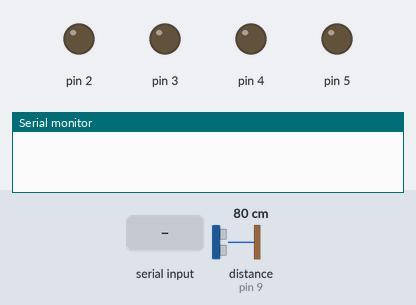
The sketch below on a simulated Arduino Uno, built with avr-gcc and run on an emulated ATmega328P. Parts: output pins drawn as LEDs (lit = HIGH), the last lines printed to the serial monitor. Wiring (inferred from the names in the program): ultrasonic range finder: trigger pin 8; echo pin 9. Inputs (shaded band) come from the test bench; at power-on: distance to the obstacle (sensor on pin 9) 80 cm. The echo pulse lasts 58.3 µs per cm; pins used as bus, display or sensor lines are not drawn.

Above: at 1.2 s.
1.3 s: "*forward#" received over the second serial link
At 2.5 s:
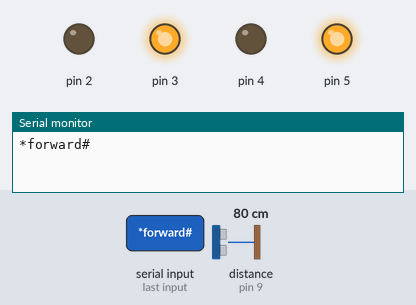
2.8 s: "*back#" received over the second serial link
At 3.7 s:
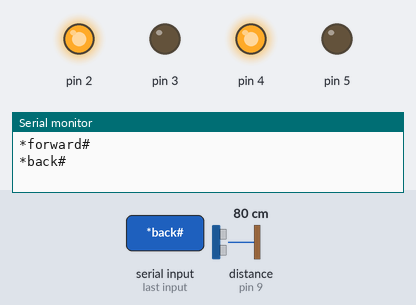
4.3 s: "*left#" received over the second serial link
At 5.0 s:
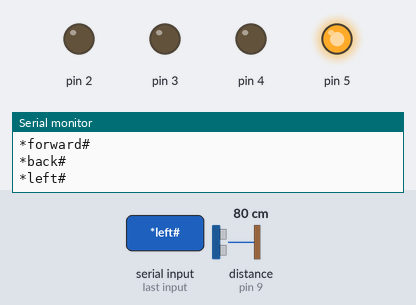
5.8 s: "*right#" received over the second serial link
At 6.5 s:
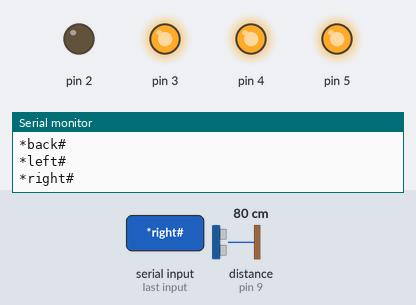
7.4 s: distance to the obstacle (sensor on pin 9) set to 56 cm
8.9 s: distance to the obstacle (sensor on pin 9) set to 46 cm
At 9.9 s:
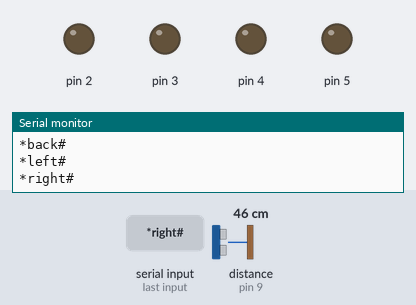
Timing chart, 0 to 11.4 s (numbered marks = the images above; inputs shaded):
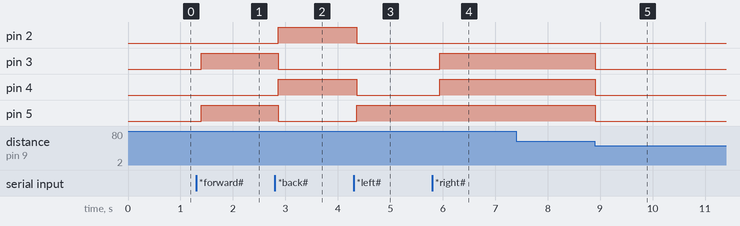

The sketch:

Arduino_Car_Code.ino
```cpp
#include <SoftwareSerial.h>
#define trigPin 8
#define echoPin 9
SoftwareSerial BT(0,1);
String readvoice;

void setup()
{
    BT.begin(9600);
    Serial.begin(9600);
    pinMode(2, OUTPUT);
    pinMode(3, OUTPUT);
    pinMode(4, OUTPUT);
    pinMode(5, OUTPUT);
    pinMode(trigPin, OUTPUT);
    pinMode(echoPin, INPUT);
}

 void loop()
 {
    long duration, distance;
    digitalWrite(trigPin, LOW);
    delayMicroseconds(2);
    digitalWrite(trigPin, HIGH);
    delayMicroseconds(10);
    digitalWrite(trigPin, LOW);

    duration = pulseIn(echoPin, HIGH);
    distance = (duration/2) / 29.;

    if(distance < 50)
    {
      digitalWrite(2, LOW);
      digitalWrite(3, LOW);
      digitalWrite(4, LOW);
      digitalWrite(5, LOW);
      delay(100);
    }
    else
    {
      while (BT.available())
      {
          delay(10);
          char c= BT.read();
          readvoice += c;
      }
      if (readvoice.length() > 0)
      {
         Serial.println(readvoice);

      if(readvoice =="*forward#")
      {
          digitalWrite(2, LOW);
          digitalWrite(3, HIGH);
          digitalWrite(4, LOW);
          digitalWrite(5, HIGH);
          delay(500);
      }
      else if (readvoice == "*back#")
      {
          digitalWrite(2, HIGH);
          digitalWrite(3, LOW);
          digitalWrite(4, HIGH);
          digitalWrite(5, LOW);
          delay(500);
      }
      else if (readvoice == "*left#")
      {
          digitalWrite(2, LOW);
          digitalWrite(3, LOW);
          digitalWrite(4, LOW);
          digitalWrite(5, HIGH);
          delay(1500);
      }
      else if (readvoice == "*right#")
      {
          digitalWrite(2, LOW);
          digitalWrite(3, HIGH);
          digitalWrite(4, HIGH);
          digitalWrite(5, HIGH);
          delay(1500);
      }
      else if (readvoice == "*forward left#")
      {
          digitalWrite (2, LOW);
          digitalWrite (3, LOW);
          digitalWrite (4, LOW);
          digitalWrite (5, HIGH);
          delay (1500);

          digitalWrite(2, LOW);
          digitalWrite(3, HIGH);
          digitalWrite(4, LOW);
          digitalWrite(5, HIGH);
          delay(100);
       }
       else if ( readvoice == "*forward right#")
       {
          digitalWrite (2, LOW);
          digitalWrite (3, HIGH);
          digitalWrite (4, HIGH);
          digitalWrite (5, HIGH);
          delay (1500);

          digitalWrite(2, LOW);
          digitalWrite(3, HIGH);
          digitalWrite(4, LOW);
          digitalWrite(5, HIGH);
          delay(100);
        }
        else if (readvoice == "*stop#")
        {
           digitalWrite(2, LOW);
           digitalWrite(3, LOW);
           digitalWrite(4, LOW);
           digitalWrite(5, LOW);
           delay(100);
        }
        else if ( readvoice == "*back right#")
       {
          digitalWrite (2, LOW);
          digitalWrite (3, HIGH);
          digitalWrite (4, HIGH);
          digitalWrite (5, HIGH);
          delay (1500);

          digitalWrite(2, HIGH);
          digitalWrite(3, LOW);
          digitalWrite(4, HIGH);
          digitalWrite(5, LOW);
          delay(100);
        }
        else if ( readvoice == "*back left#")
       {
          digitalWrite (2, LOW);
          digitalWrite (3, LOW);
          digitalWrite (4, LOW);
          digitalWrite (5, HIGH);
          delay (1500);

          digitalWrite(2, HIGH);
          digitalWrite(3, LOW);
          digitalWrite(4, HIGH);
          digitalWrite(5, LOW);
          delay(100);
        }
        readvoice="";
        }
          }
 }
```

Measured:
- the behaviour switches between 51 and 50 cm on distance to the obstacle (sensor on pin 9) (found by bisection; images 4 and 5)
- after the input at 1.3 s, pin 3, pin 5: LOW → HIGH after 0.09 s
- after the input at 2.8 s, pin 2, pin 4: LOW → HIGH after 0.06 s; pin 3, pin 5: HIGH → LOW after 0.06 s
- after the input at 4.3 s, pin 2, pin 4: HIGH → LOW after 0.06 s; pin 5: LOW → HIGH after 0.06 s
- after the input at 5.8 s, pin 3, pin 4: LOW → HIGH after 0.14 s
- after the input at 7.4 s, every drawn part: stays the same
- after the input at 8.9 s, pin 3–5: HIGH → LOW at once
